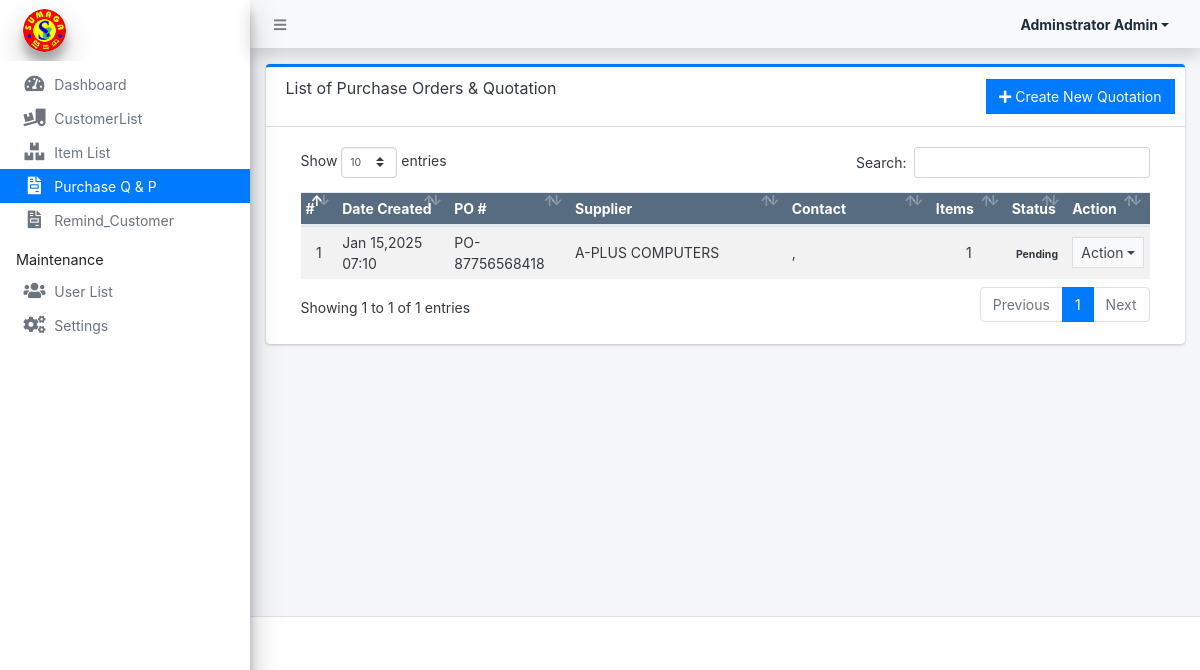
Page /admin/?page=purchase_orders (signed in) on the committed database.
### tables this page shows
CREATE TABLE `po_list` (
  `id` int(30) NOT NULL,
  `po_no` varchar(100) NOT NULL,
  `supplier_id` int(30) NOT NULL,
  `discount_percentage` float NOT NULL,
  `discount_amount` float NOT NULL,
  `tax_percentage` float NOT NULL,
  `tax_amount` float NOT NULL,
  `quotation_notes` text NOT NULL,
  `status` tinyint(1) NOT NULL DEFAULT 0 COMMENT '0=pending, 1= Approved, 2 = Denied',
  `date_created` datetime NOT NULL DEFAULT current_timestamp(),
  `date_updated` datetime DEFAULT NULL ON UPDATE current_timestamp(),
  `for_what_quotation` text NOT NULL,
  `purchase_orders_notes` text NOT NULL
);

CREATE TABLE `supplier_list` (
  `id` int(30) NOT NULL,
  `name` varchar(250) NOT NULL,
  `address` text NOT NULL,
  `contact_person` text NOT NULL,
  `contact` varchar(50) NOT NULL,
  `email` varchar(150) NOT NULL,
  `status` tinyint(1) NOT NULL DEFAULT 1 COMMENT ' 0 = Inactive, 1 = Active',
  `date_created` datetime NOT NULL DEFAULT current_timestamp()
);

### admin/purchase_orders/index.php (the view, shortened to what this page needs)
<div class="card card-outline card-primary">
	<div class="card-header">
		<h3 class="card-title">List of Purchase Orders & Quotation</h3>
		<div class="card-tools">
			<a href="?page=purchase_orders/manage_quotation" class="btn btn-flat btn-primary"><span class="fas fa-plus"></span>  Create New Quotation</a>
		</div>
	</div>
	<div class="card-body">
		<div class="container-fluid">
        <div class="container-fluid">
			<table class="table table-hover table-striped">
				<colgroup>
					<col width="5%">
					<col width="15%">
					<col width="15%">
					<col width="30%">
					<col width="20%">
					<col width="10%">
					<col width="10%">
					<col width="10%">
				</colgroup>
				<thead>
					<tr class="bg-navy disabled">
						<th>#</th>
						<th>Date Created</th>
						<th>PO #</th>
						<th>Supplier</th>
						<th>Contact</th>
						<th>Items</th>
						<th>Status</th>
						<th>Action</th>
					</tr>
				</thead>
				<tbody>
					<?php
					$i = 1;
						$qry = $conn->query("SELECT po.*, s.name ,contact_person,contact  FROM  `po_list` po inner join `supplier_list` s on po.supplier_id = s.id order by unix_timestamp(po.date_updated) ");
						while($row = $qry->fetch_assoc()):
							$row['item_count'] = $conn->query("SELECT * FROM order_items where po_id = '{$row['id']}'")->num_rows;
							$row['total_amount'] = $conn->query("SELECT sum(quantity * unit_price) as total FROM order_items where po_id = '{$row['id']}'")->fetch_array()['total'];
					?>
						<tr>
							<td class="text-center"><?php echo $i++; ?></td>
							<td class=""><?php echo date("M d,Y H:i",strtotime($row['date_created'])) ; ?></td>
							<td class=""><?php echo $row['po_no'] ?></td>
							<td class=""><?php echo $row['name'] ?></td>
							<td>
								<p class="m-0">
									<?php echo $row['contact_person'] ?>,
									<?php echo $row['contact'] ?><br>
								</p>
							</td>
							<td class="text-center"><?php echo number_format($row['item_count']) ?></td>
							<td>
								<?php
									switch ($row['status']) {
										default:
											echo '<span class="badge badge-">Pending</span>';
											break;
									}
								?>
							</td>
							<td align="center">
								 <button type="button" class="btn btn-flat btn-default btn-sm dropdown-toggle dropdown-icon" data-toggle="dropdown">
				                  		Action
				                  </button>
							</td>
						</tr>
					<?php endwhile; ?>
				</tbody>
			</table>
		</div>
		</div>
	</div>
</div>

### rows in the picture
po_list: date_created "Jan 15,2025 07:10", po_no "PO-87756568418", supplier.name "A-PLUS COMPUTERS", item_count "1", status "Pending"

### other values in the picture
$_settings->userdata('firstname').' '.$_settings->userdata('lastname') "Adminstrator Admin"
